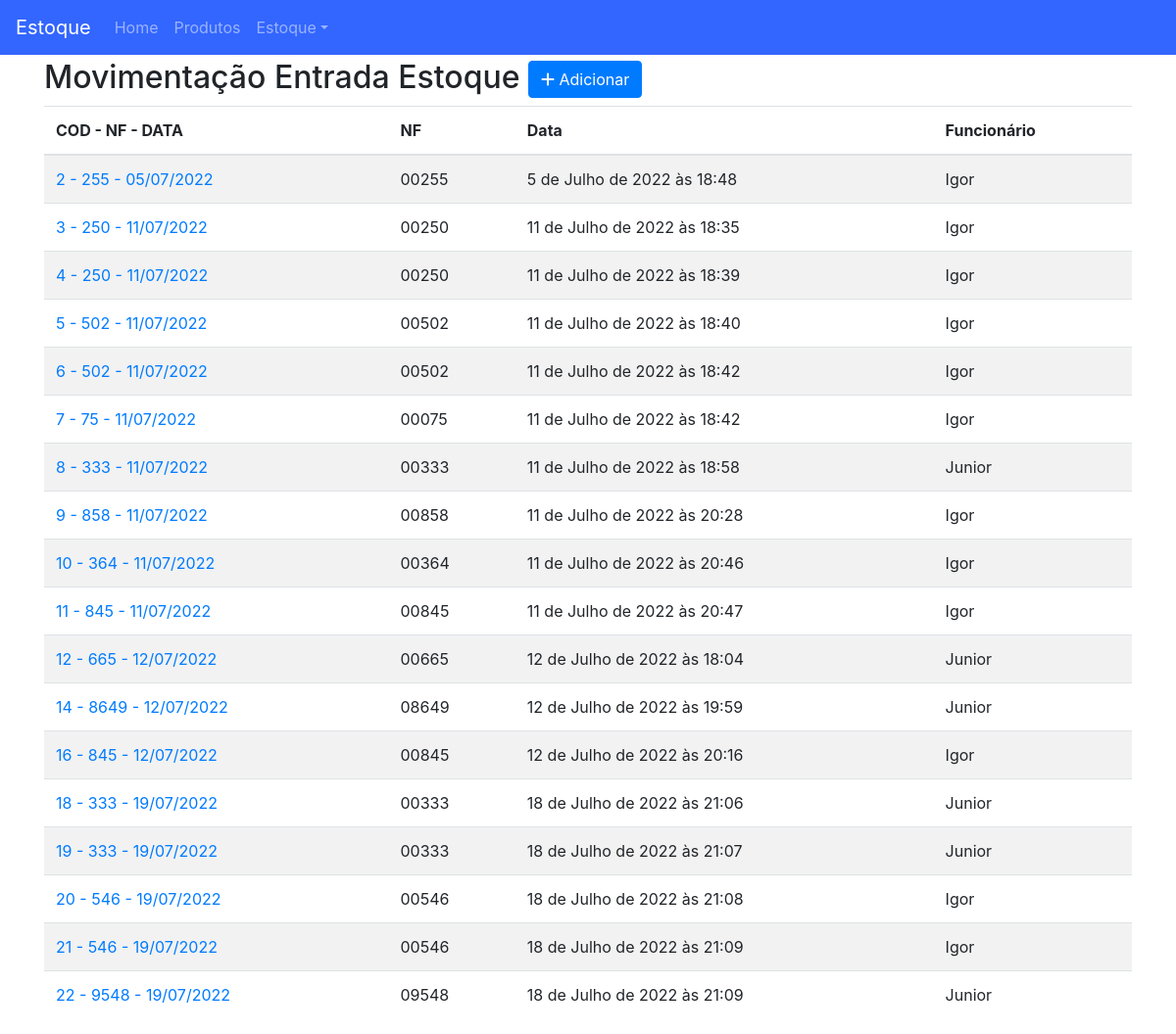
Page /estoque/entrada/ on the earlier database version.
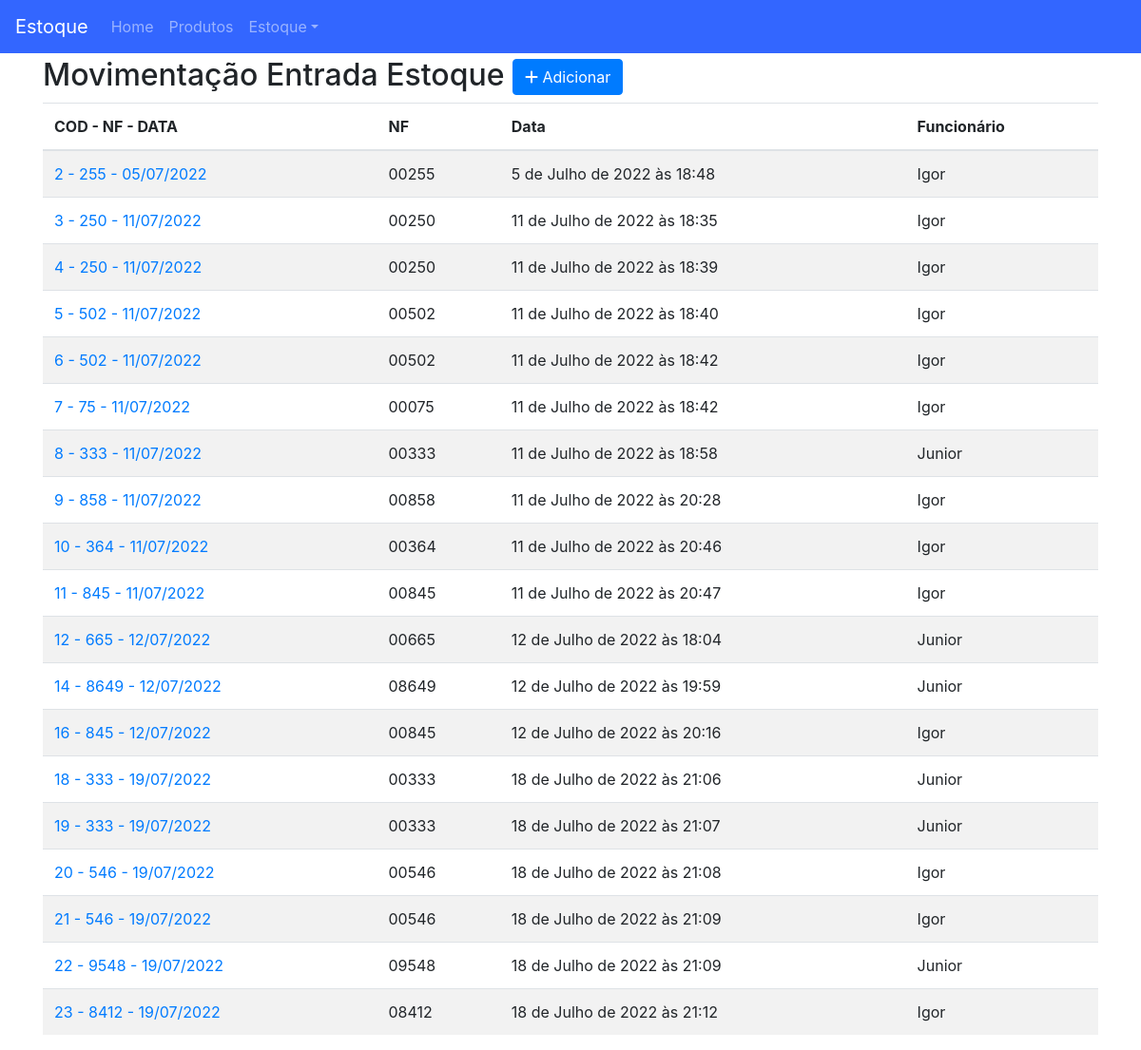
Same page on the later database version.
### estoque/models.py (models this page shows)
class Estoque(TimeStampedModel):
    funcionario = models.ForeignKey(User, on_delete=models.CASCADE)
    nf = models.PositiveIntegerField('Nota fiscal', null=True, blank=True)
    movimento = models.CharField(max_length=1, choices=MOVIMENTO, blank=True)
    class Meta:
        ordering = ('pk',)
    def __str__(self):
        if self.nf:
            return f'{self.pk} - {self.nf} - {self.created.strftime("%d/%m/%Y")}'
        return f'{self.pk} - {self.created.strftime("%d/%m/%Y")}'
    def nf_formated(self):
        if self.nf:
            return str(self.nf).zfill(5)
        return '---'

### estoque/views.py (the view)
# urls.py: path('', v.EstoqueEntradaList.as_view(), name='estoque_entrada_list'),
class EstoqueEntradaList(TemplateView):
    template_name = 'estoque_list.html'
    def get_context_data(self, **kwargs):
        context = super().get_context_data(**kwargs)
        context['object_list'] = EstoqueEntrada.objects.all()
        context['titulo'] = 'Entrada'
        context['url_add'] = 'estoque:estoque_entrada_add'
        return context

### estoque/managers.py (called while the page is built)
    def get_queryset(self):
        return super(EstoqueEntradaManager, self).get_queryset().filter(movimento='e')

### estoque/templates/estoque_list.html
{% extends 'base.html' %}
{% block content %}
<h2> Movimentação {{ titulo }} Estoque
    <span class="pull-right">
        <a href="{% url url_add %}">
            <button type="button" class="btn btn-primary">
                <span class="fa fa-plus"></span> Adicionar
            </button>
        </a>
    </span>
</h2>
{% if object_list %}
    <table class="table table-striped">
        <thead>
            <tr>
                <th>COD - NF - DATA</th>
                <th>NF</th>
                <th>Data</th>
                <th>Funcionário</th>
            </tr>
        </thead>
        <tbody>
            {% for object in object_list %}
                <tr>
                    <td>
                        <a href="{% url 'estoque:estoque_detail' object.pk %}">{{ object }}</a>
                    </td>
                    <td>{{ object.nf_formated }}</td>
                    <td>{{ object.created }}</td>
                    <td>{{ object.funcionario.first_name }}</td>
                </tr>
            {% endfor %}
        </tbody>
    </table>
{% else %}
    <p class="alert alert-warning">Lista vazia.</p>
{% endif %}
{% endblock content %}

Differences in the rows shown:
added Estoque: nf+id+created "23 - 8412 - 19/07/2022", nf_formated "08412", created "18 de Julho de 2022 às 21:12", funcionario.first_name "Igor"
